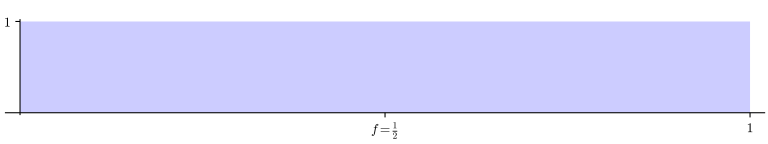

Recreate this plot in Python.
from cutgeneratingfunctionology.igp import *
h = bcds_discontinuous_everywhere()
g = h.plot(show_legend=False, aspect_ratio=0.125, figsize=(8, 1.5), thickness=2, ticks=[[QQ('1/2'), 1],[1]], tick_formatter=[[r'$f=\frac{1}{2}$', "$1$"], ["$1$"]])
sphinx_plot(g)
